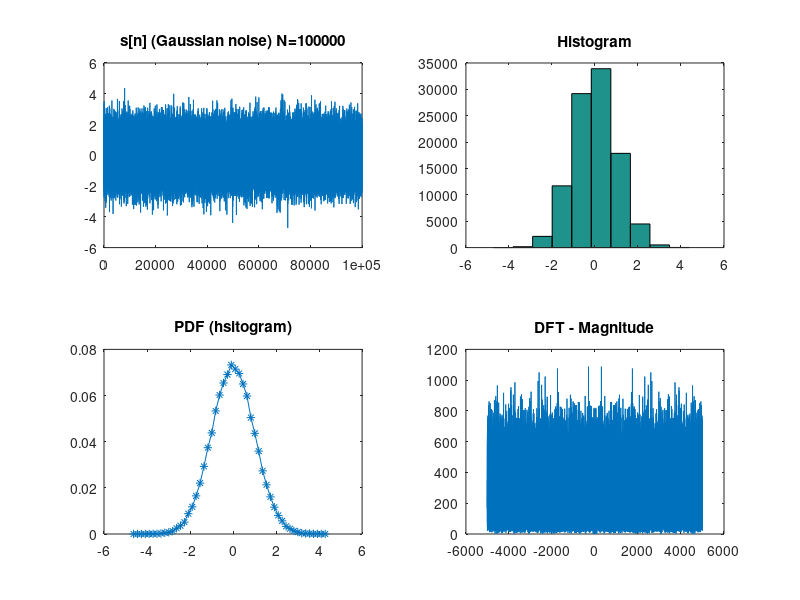
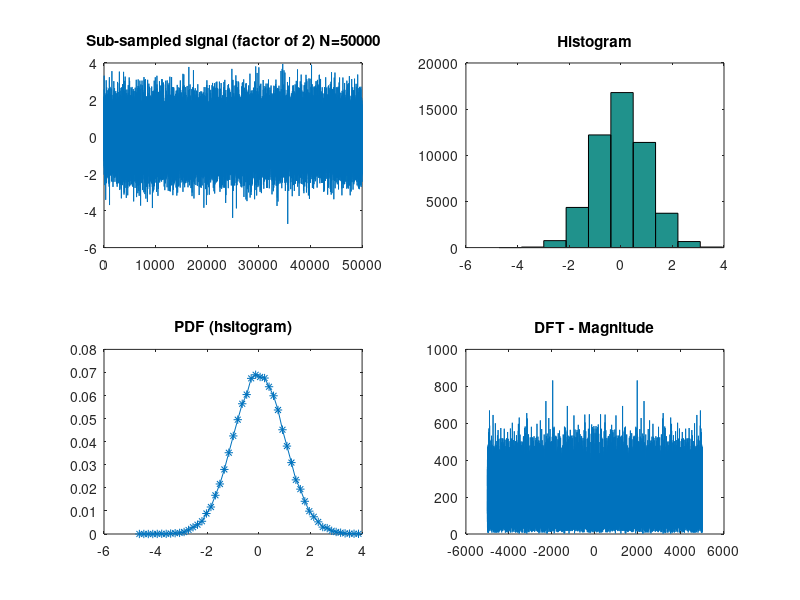
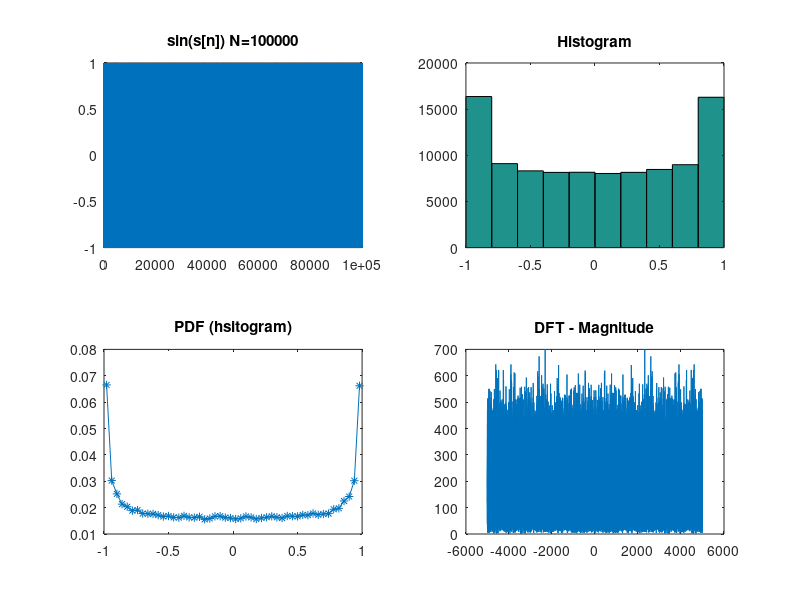
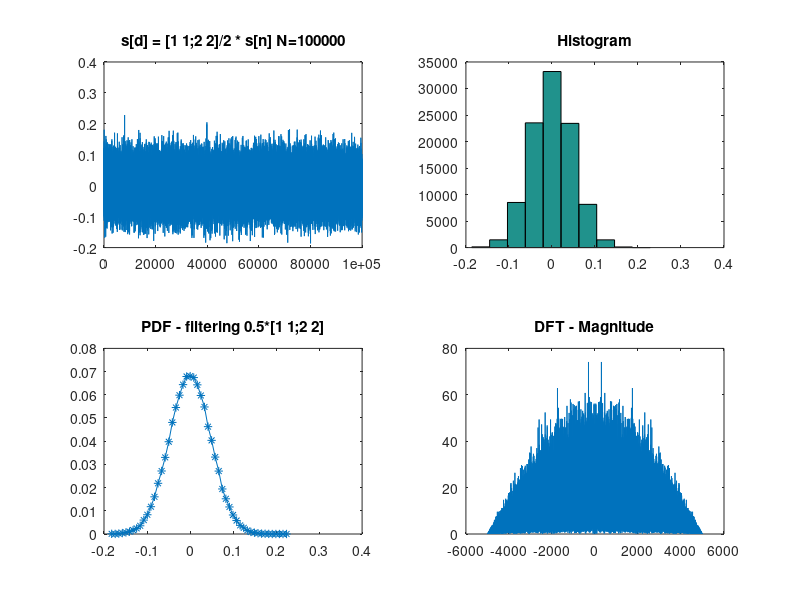

These figures' MATLAB source, in order:
% Note: This script was written in Octave.
% There might be small differences when running it in Matlab

% Exercise 1 - Noise

clear; clc;

% If using Matlab, move this function to a separate file
function [] = func (s, N, bins, fs, title1, title2, title3, title4, fig)
  figure(fig);
  
  subplot(2,2,1);
  plot(s);
  title(title1);
  
  subplot(2,2,2);
  hist(s);
  title(title2);
  
  [h, xh] = hist(s,bins); % 50 bins histogram
  h = h/N; % normalized histogram => pdf (sum(h)=1)
  subplot(2,2,3);
  plot(xh,h,'-*');
  title(title3);
  
  dft = fft(s); % discrete fourier transform
  dft = fftshift(dft); % shift dft to center
  step = fs/N;
  n = -fs/2 : step : fs/2 - step;
  mag = abs(dft);
  subplot(2,2,4);
  plot(n, mag);
  title(title4);
end


% 1.1, 1.2, 1.3
fig = 1;
N = 10^5;
fs = 10000; % sampling frequency = 10 kHz
bins = 50;
title1 = sprintf('s[n] (Gaussian noise) N=%d', N);
title2 = 'Histogram';
title3 = 'PDF (hsitogram)';
title4 = 'DFT - Magnitude';
s = randn(1,N); % gaussian noise
s = s - mean(s);
func (s, N, bins, fs, title1, title2, title3, title4, fig);
% The length of the DFT is 10000 frequencies

% 1.4 change of spectrum
fig = 2;
sb = s(1:2:end);
N = length(sb);
title1 = sprintf('Sub-sampled signal (factor of 2) N=%d', N);
title2 = 'Histogram';
title3 = 'PDF (hsitogram)';
title4 = 'DFT - Magnitude';
func (sb, N, bins, fs, title1, title2, title3, title4, fig);
% The pdf is similar
% The frequency distribution is different

% 1.5
fig = 3;
sc = sin(s);
N = length(sc);
title1 = sprintf('sin(s[n]) N=%d', N);
title2 = 'Histogram';
title3 = 'PDF (hsitogram)';
title4 = 'DFT - Magnitude';
func (sc, N, bins, fs, title1, title2, title3, title4, fig);
% The pdf is different
% The frequency distribution is same


% 1.6
fig = 4;
m = [1 1;2 2] / 2;
sd = conv2(s,m,'same');
K = max(sd) * max(s);
sd = sd / K; % normalized signal
N = length(sd);
title1 = sprintf('s[d] = [1 1;2 2]/2 * s[n] N=%d', N);
title2 = 'Histogram';
title3 = 'PDF - filtering 0.5*[1 1;2 2]';
title4 = 'DFT - Magnitude';
func (sd, N, bins, fs, title1, title2, title3, title4, fig);
% The pdf is same
% The frequency distribution is different

% Exercise 2 - DFT

clear; clc;

% 2.1
figure(5);
f = 5;
fs = 50;
t = 0:1/fs:1-1/fs;
xn = sin(2*pi*f*t);
N = length(xn);
freq = (-N/2 : N/2 -1) * fs/N;
xf = fftshift(fft(xn));
subplot(221);
plot(t,xn);
title('Sine Signal');
xlabel('Times (sec)');
ylabel('Amplitude');
subplot(222);
plot(freq,abs(xf));
title('Magnitude');
xlabel('Frequency');
ylabel('|X(f)|');
subplot(223);
plot(t,real(xf));
title('Real');
xlabel('Frequency');
ylabel('Re(X(f))');
subplot(224);
plot(t,imag(xf));
title('Imaginary');
xlabel('Frequency');
ylabel('Im(X(f))');

% 2.2
figure(6);
f = 5;
fs = 50;
t = 0:1/fs:1-1/fs;
xn = cos(2*pi*f*t);
N = length(xn);
freq = (-N/2 : N/2 -1) * fs/N;
xf = fftshift(fft(xn));
subplot(221);
plot(t,xn);
title('Cosine Signal');
xlabel('Times (sec)');
ylabel('Amplitude');
subplot(222);
plot(freq,abs(xf));
title('Magnitude');
xlabel('Frequency');
ylabel('|X(f)|');
subplot(223);
plot(t,real(xf));
title('Real');
xlabel('Frequency');
ylabel('Re(X(f))');
subplot(224);
plot(t,imag(xf));
title('Imaginary');
xlabel('Frequency');
ylabel('Im(X(f))');

% The magnitude of the DFT of sine and cosine signals are same.
% The real parts are different.
% The imaginary parts have similar shape but different amplitudes.

% 2.3
figure(7);
f = 5;
fs = 50;
t = 0:1/fs:1-1/fs;
xn = square(2*pi*f*t);
N = length(xn);
freq = (-N/2 : N/2 -1) * fs/N;
xf = fftshift(fft(xn));
subplot(221);
plot(t,xn);
title('Signal');
xlabel('Times (sec)');
ylabel('Amplitude');
subplot(222);
plot(freq,abs(xf));
title('Magnitude');
xlabel('Frequency');
ylabel('|X(f)|');
subplot(223);
plot(t,real(xf));
title('Real');
xlabel('Frequency');
ylabel('Re(X(f))');
subplot(224);
plot(t,imag(xf));
title('Imaginary');
xlabel('Frequency');
ylabel('Im(X(f))');